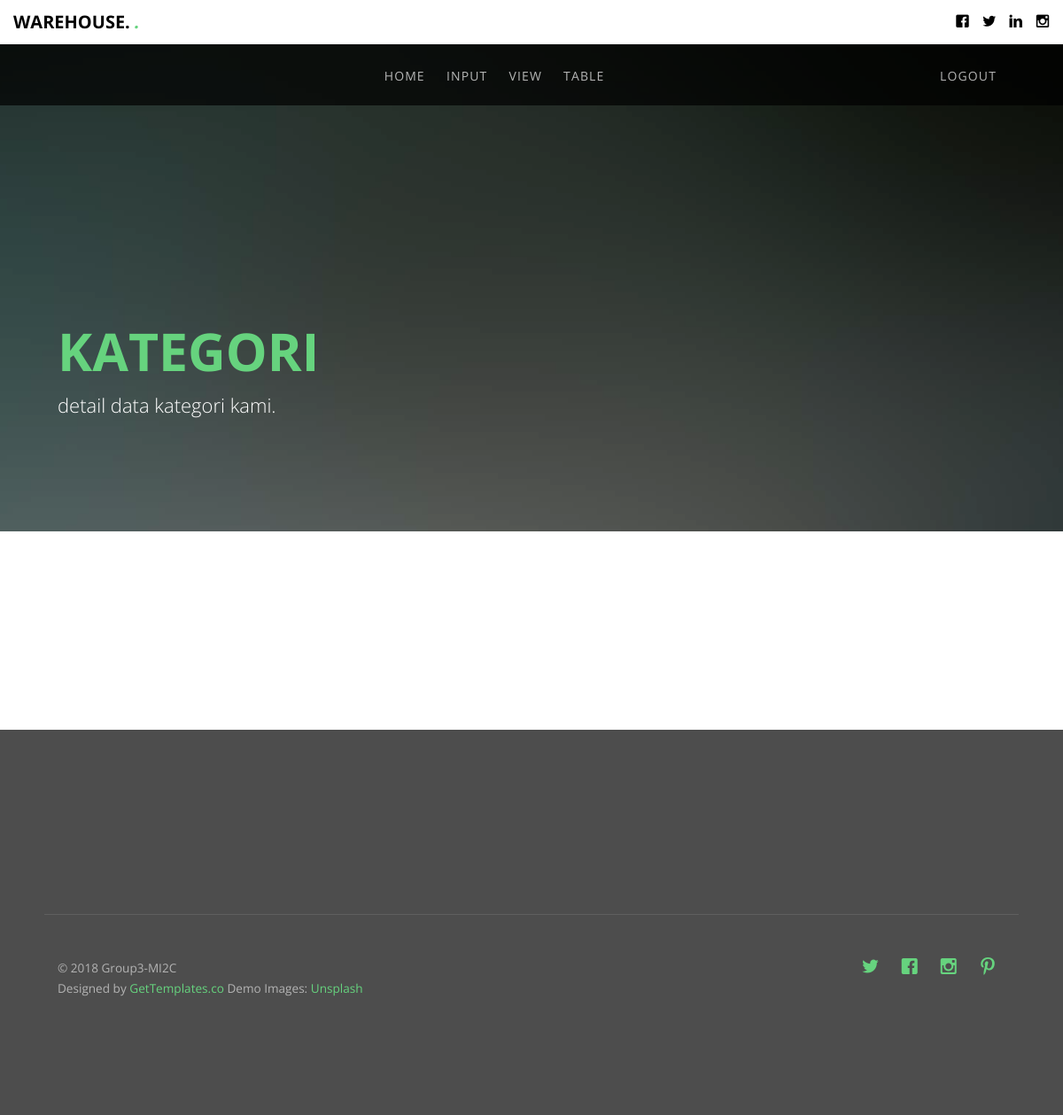
Before: /welcome/kategori/6 with the older database file.
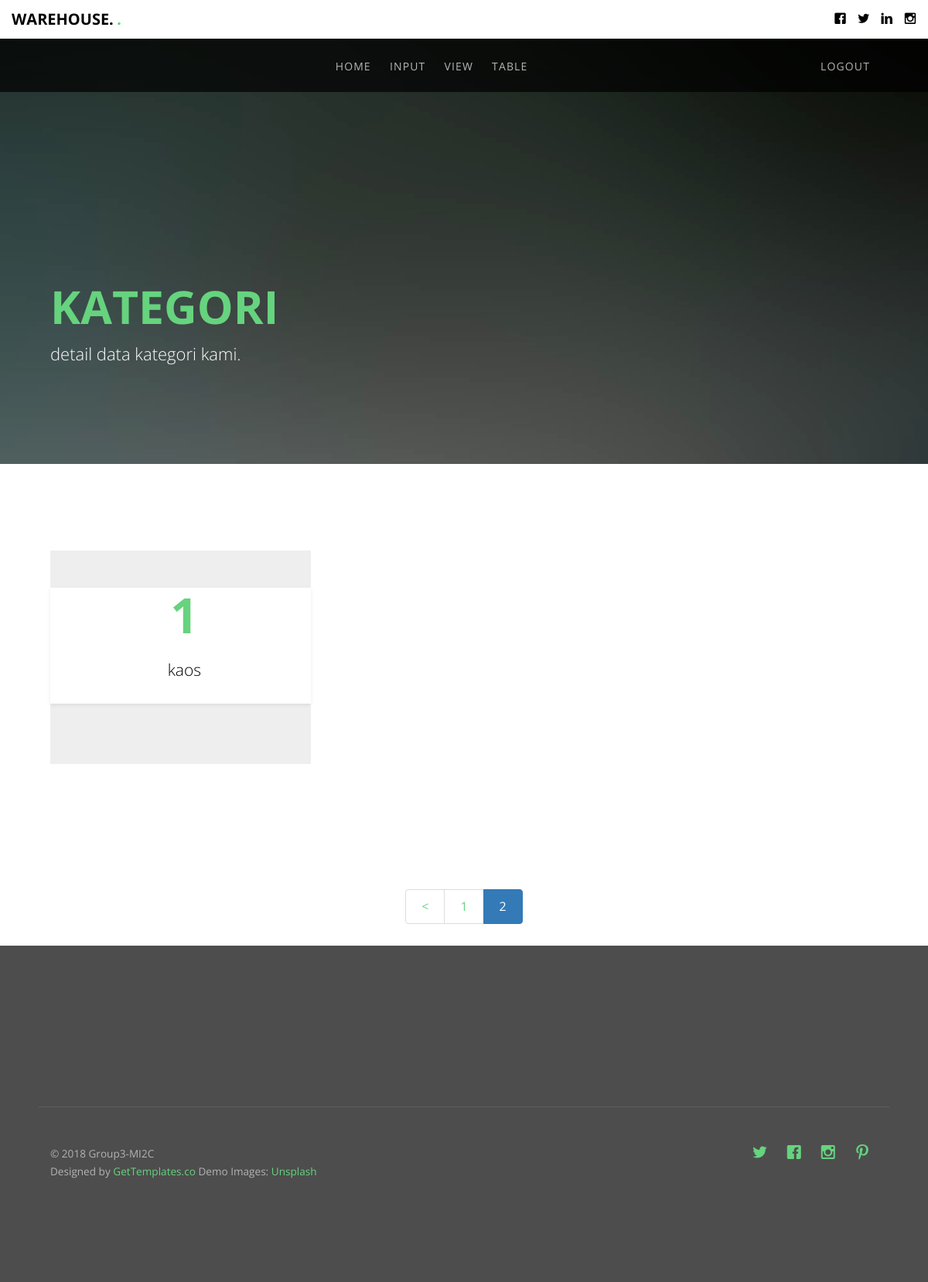
After: the same page with the newer database file.
### tables this page shows
CREATE TABLE `kategori` (
  `id_kategori` int(11) NOT NULL,
  `nama_kategori` varchar(50) NOT NULL
);

### application/controllers/Welcome.php (called while the page is built, shortened)
<?php
class Welcome extends CI_Controller {
	public function __construct()
	{
		parent::__construct();
		$this->load->helper('url');
        $this->load->helper('form');
        $this->load->helper('text');
		$this->load->model('Gudang_model');
        $this->load->model('Barang_model');
        $this->load->model('Kategori_model');
        $this->load->model('Admin_model');
		$this->load->helper(array('url_helper','date','file'));
	}
    public function kategori(){
        $limit_per_page = 6;
        $start_index = ( $this->uri->segment(3) ) ? $this->uri->segment(3) : 0;
        $total_records = $this->Kategori_model->get_total();
        if ($total_records > 0) {
            $data["Kategori"] = $this->Kategori_model->get_all_kategori($limit_per_page, $start_index);
            $config['base_url'] = base_url() . 'welcome/kategori';
            $config['total_rows'] = $total_records;
            $config['per_page'] = $limit_per_page;
            $config["uri_segment"] = 3;
            $this->pagination->initialize($config);
            $data["links"] = $this->pagination->create_links();
        }
        $this->load->view('admin/kategori', $data);
    }
}

### index.php (called while the page is built, shortened)
<?php
require_once BASEPATH.'core/CodeIgniter.php';

### application/models/Kategori_model.php (called while the page is built, shortened)
<?php
class Kategori_model extends CI_Model
{
    public function get_all_kategori($limit = FALSE, $offset = FALSE)
    {
    if ( $limit ) {
            $this->db->limit($limit, $offset);
        }
        $this->db->order_by('kategori.id_kategori', 'DESC');
        $this->db->from('kategori');
    $query=$this->db->get();
    return $query->result();
    }
}

### application/views/admin/kategori.php (the view)
<?php $this->load->view('admin/header');?>
	<header id="gtco-header" class="gtco-cover gtco-cover-sm" role="banner" style="background-image: url(http://localhost:8080/ci3-gudang/assets/images/img_bg_3.jpg)" data-stellar-background-ratio="0.5">
		<div class="overlay"></div>
		<div class="gtco-container">
			<div class="row row-mt-15em">
				<div class="col-md-7 mt-text text-left animate-box" data-animate-effect="fadeInUp">
					<h1><strong>Kategori</strong></h1>
					<h2>detail data kategori kami.</h2>
				</div>
			</div>
		</div>
	</header>
<div class="overflow-hid">
		<div class="gtco-section">
			<div class="gtco-container">
				<div class="row">
					<?php foreach ($Kategori as $row) { ?>
					<div class="col-lg-4 col-md-4 col-sm-6">
					<div class="jumbotron text-center responsive">
								<a href="<?php echo site_url('Welcome/detailkategori/'.$row->id_kategori)?>" class="gtco-card-item">
							<div class="gtco-text">
								<h1><strong><?php echo $row->id_kategori ?></strong></h1>
								<p><?php echo $row->nama_kategori ?></p>
							</div></a>
							</div>
					</div>
          <?php } ?>
				</div>
			</div>
		</div>
<center>
	    	<?php
        if (isset($links)) {
            echo $links;
        }
        ?></center>
<?php $this->load->view('footer');?>

### application/views/admin/header.php (shortened to what this page needs)
<!DOCTYPE HTML>
<html>
	<head>
	<link rel="stylesheet" href="http://localhost:8080/ci3-gudang/assets/css/animate.css">
	<link rel="stylesheet" href="http://localhost:8080/ci3-gudang/assets/css/icomoon.css">
	<link rel="stylesheet" href="http://localhost:8080/ci3-gudang/assets/css/themify-icons.css">
	<link rel="stylesheet" href="http://localhost:8080/ci3-gudang/assets/css/bootstrap.css">
	<link rel="stylesheet" href="http://localhost:8080/ci3-gudang/assets/css/magnific-popup.css">
	<link rel="stylesheet" href="http://localhost:8080/ci3-gudang/assets/css/owl.carousel.min.css">
	<link rel="stylesheet" href="http://localhost:8080/ci3-gudang/assets/css/owl.theme.default.min.css">
	<link rel="stylesheet" href="http://localhost:8080/ci3-gudang/assets/css/style.css">
	</head>
	<body>
	<div id="page">
	<div class="page-inner">
	<div id="head-top" style="position: absolute; width: 100%; top: 0; ">
		<div class="gtco-top">
			<div class="container-fluid">
				<div class="row">
					<div class="col-md-6 col-xs-6">
						<div id="gtco-logo"><a href="home">WAREHOUSE. <em>.</em></a></div>
					</div>
					<div class="col-md-6 col-xs-6 social-icons">
						<ul class="gtco-social-top">
							<li><a href="#"><i class="icon-facebook"></i></a></li>
							<li><a href="#"><i class="icon-twitter"></i></a></li>
							<li><a href="#"><i class="icon-linkedin"></i></a></li>
							<li><a href="#"><i class="icon-instagram"></i></a></li>
						</ul>
					</div>
				</div>
			</div>
		</div>
		<nav class="gtco-nav sticky-banner" role="navigation">
			<div class="gtco-container">
				<div class="row">
					<div class="col-xs-12 menu-1"><center>
						<ul>
							<li class="active">
								<li class="has-dropdown">
									<a href="<?php echo site_url('Welcome/index/')?>">Home</a>
								</li>
							</li>
							<li class="">
								<li class="has-dropdown">
									<a href="">Input</a>
								</li>
							</li>
							<li class="">
								<li class="has-dropdown">
									<a href="">View</a>
								</li>
							</li>
							<li class="">
								<li class="has-dropdown">
									<a href="">Table</a>
								</li>
							</li>
							<li class="">
								<li class="pull-right">
									<a href="<?php echo site_url('Welcome/home/')?>">Logout</a>
								</li>
							</li>
						</center>
					</div>
				</div>
			</div>
		</nav>
	</div>

### application/views/footer.php (shortened to what this page needs)
	<footer id="gtco-footer" role="contentinfo">
		<div class="gtco-container">
			<div class="row copyright">
				<div class="col-md-12">
					<p class="pull-left">
						<small class="block">&copy; 2018 Group3-MI2C</small>
						<small class="block">Designed by <a href="http://GetTemplates.co/" target="_blank">GetTemplates.co</a> Demo Images: <a href="http://unsplash.com/" target="_blank">Unsplash</a></small>
					</p>
					<p class="pull-right">
						<ul class="gtco-social-icons pull-right">
							<li><a href="#"><i class="icon-twitter"></i></a></li>
							<li><a href="#"><i class="icon-facebook"></i></a></li>
							<li><a href="#"><i class="icon-instagram"></i></a></li>
							<li><a href="#"><i class="icon-pinterest"></i></a></li>
					</p>
				</div>
			</div>
		</div>
	</footer>
	</body>
</html>

### application/config/pagination.php (shortened to what this page needs)
<?php
$config['full_tag_open'] 	= '<nav><ul class="pagination justify-content-center">';
$config['full_tag_close'] 	= '</ul></nav>';
$config['num_tag_open'] 	= '<li class="page-item"><span class="page-link">';
$config['num_tag_close'] 	= '</span></li>';
$config['cur_tag_open'] 	= '<li class="page-item active"><span class="page-link">';
$config['cur_tag_close'] 	= '<span class="sr-only">(current)</span></span></li>';
$config['prev_tag_open'] 	= '<li class="page-item"><span class="page-link">';

### assets/css/icomoon.css (style rules this page uses)
[class^="icon-"], [class*=" icon-"] { font-family: 'icomoon' !important; speak: none; font-style: normal; font-weight: normal; font-variant: normal; text-transform: none; line-height: 1; -webkit-font-smoothing: antialiased; -moz-osx-font-smoothing: grayscale; }
.icon-facebook:before { content: "\ea67"; }
.icon-instagram:before { content: "\ea6f"; }
.icon-linkedin:before { content: "\ea73"; }
.icon-pinterest:before { content: "\ea75"; }
.icon-twitter:before { content: "\ea7c"; }

Changed rows visible on the page:
now on this page (row edited): kategori: id_kategori "1", nama_kategori "kaos"
Other visible differences:
$links: (not shown) → "< 1 2"
